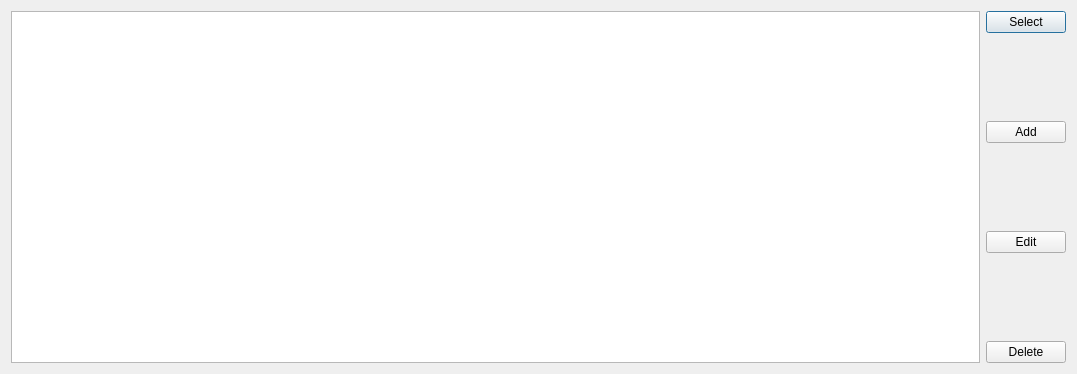
<?xml version="1.0" encoding="UTF-8"?>
<ui version="4.0">
 <class>Form</class>
 <widget class="QWidget" name="Form">
  <property name="geometry">
   <rect>
    <x>0</x>
    <y>0</y>
    <width>1077</width>
    <height>374</height>
   </rect>
  </property>
  <property name="windowTitle">
   <string>Line selection</string>
  </property>
  <layout class="QVBoxLayout" name="verticalLayout_2">
   <item>
    <layout class="QHBoxLayout" name="horizontalLayout">
     <item>
      <widget class="QTableWidget" name="Tubes_table">
       <property name="selectionMode">
        <enum>QAbstractItemView::SingleSelection</enum>
       </property>
      </widget>
     </item>
     <item>
      <layout class="QVBoxLayout" name="verticalLayout">
       <item>
        <widget class="QPushButton" name="Select_button">
         <property name="toolTip">
          <string>Select this component</string>
         </property>
         <property name="text">
          <string>Select</string>
         </property>
         <property name="default">
          <bool>true</bool>
         </property>
        </widget>
       </item>
       <item>
        <spacer name="verticalSpacer_4">
         <property name="orientation">
          <enum>Qt::Vertical</enum>
         </property>
         <property name="sizeHint" stdset="0">
          <size>
           <width>17</width>
           <height>13</height>
          </size>
         </property>
        </spacer>
       </item>
       <item>
        <widget class="QPushButton" name="Add_button">
         <property name="toolTip">
          <string>Add new Component</string>
         </property>
         <property name="text">
          <string>Add</string>
         </property>
        </widget>
       </item>
       <item>
        <spacer name="verticalSpacer">
         <property name="orientation">
          <enum>Qt::Vertical</enum>
         </property>
         <property name="sizeHint" stdset="0">
          <size>
           <width>17</width>
           <height>13</height>
          </size>
         </property>
        </spacer>
       </item>
       <item>
        <widget class="QPushButton" name="Edit_button">
         <property name="toolTip">
          <string>Edit this component</string>
         </property>
         <property name="text">
          <string>Edit</string>
         </property>
        </widget>
       </item>
       <item>
        <spacer name="verticalSpacer_6">
         <property name="orientation">
          <enum>Qt::Vertical</enum>
         </property>
         <property name="sizeHint" stdset="0">
          <size>
           <width>17</width>
           <height>13</height>
          </size>
         </property>
        </spacer>
       </item>
       <item>
        <widget class="QPushButton" name="Delete_button">
         <property name="toolTip">
          <string>delete this component</string>
         </property>
         <property name="text">
          <string>Delete</string>
         </property>
        </widget>
       </item>
      </layout>
     </item>
    </layout>
   </item>
  </layout>
 </widget>
 <resources/>
 <connections/>
</ui>
